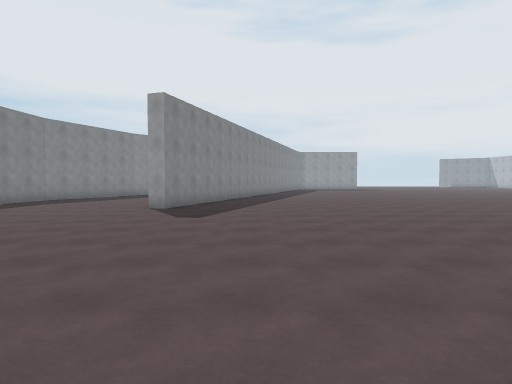
[1] (above)

21 first-person views from a walk through a Unity game level. The camera is 1.5 m above the floor, tilts 2° down and sees 75° across. The floor is counted in squares, 2 m on a side. Each view is taken from the middle of a square. On the plan, view 1 faces up. The plan holds only what a view shows up to about 11 squares ahead; the rest is blank. The place goes on beyond the plan.

[2]
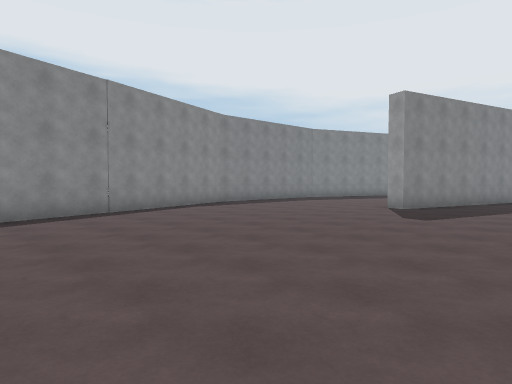

[3]
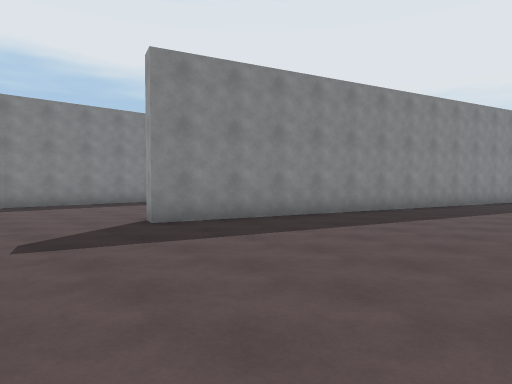

[4]
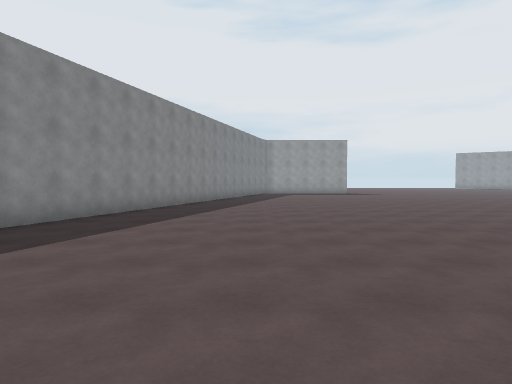

[5]
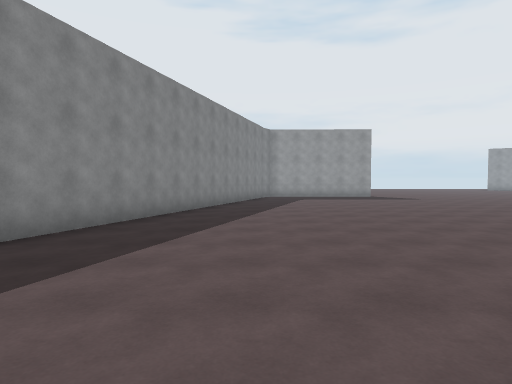

[6]
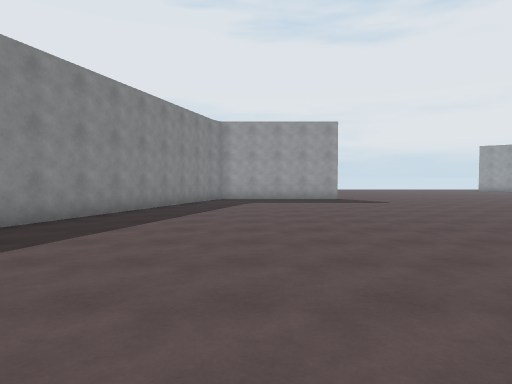

[7]
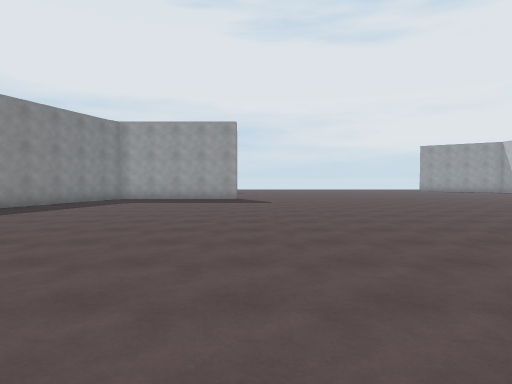

[8]
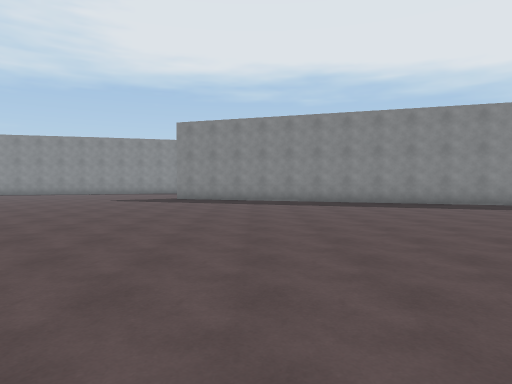

[9]
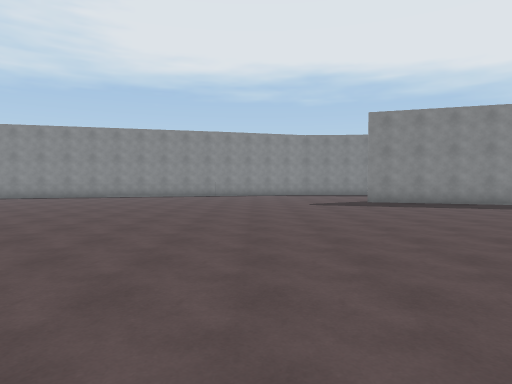

[10]
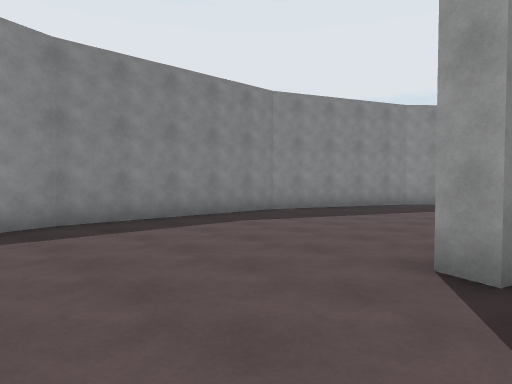

[11]
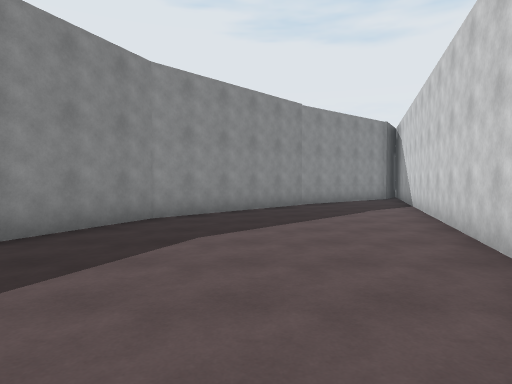

[12]
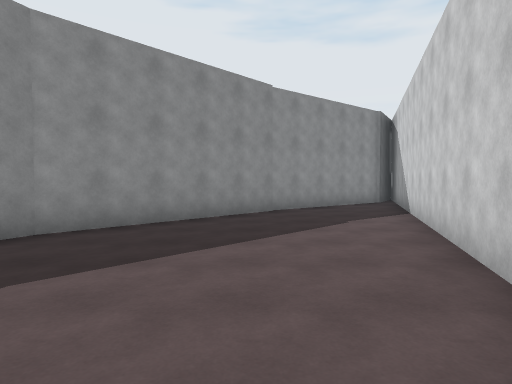

[13]
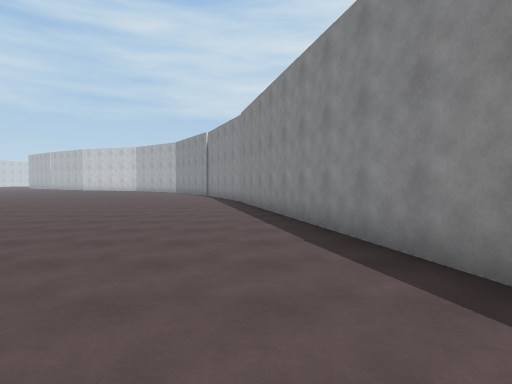

[14]
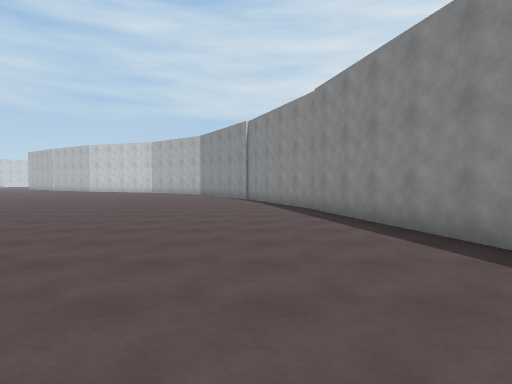

[15]
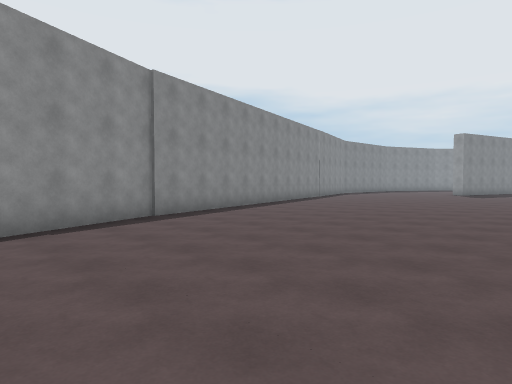

[16]
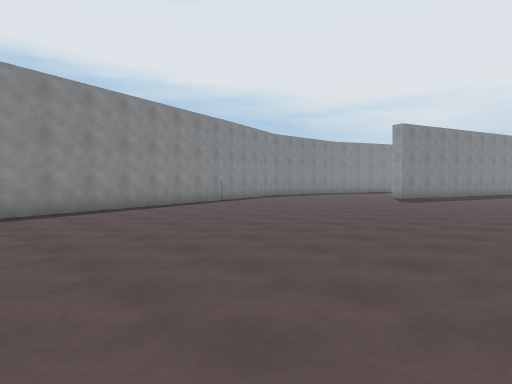

[17]
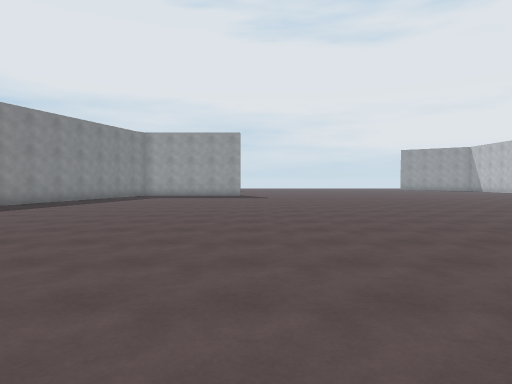

[18]
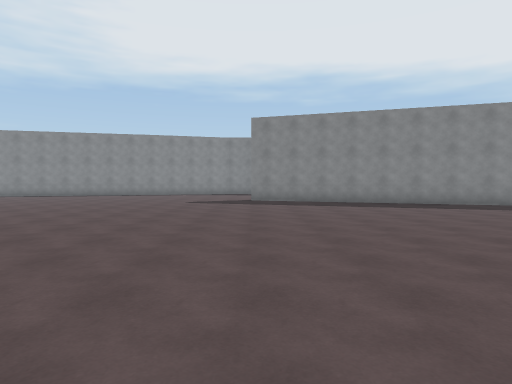

[19]
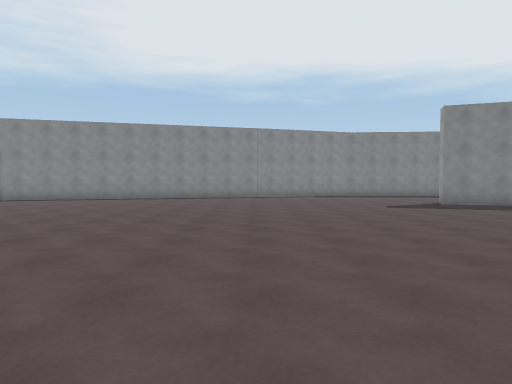

[20]
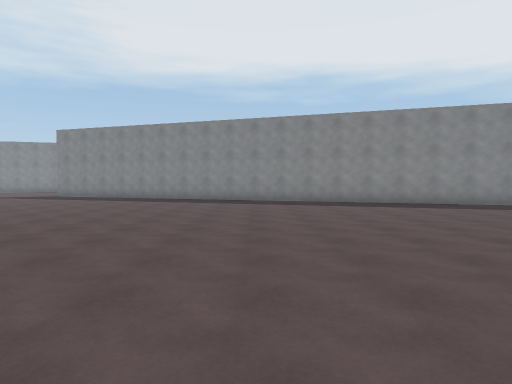

[21]
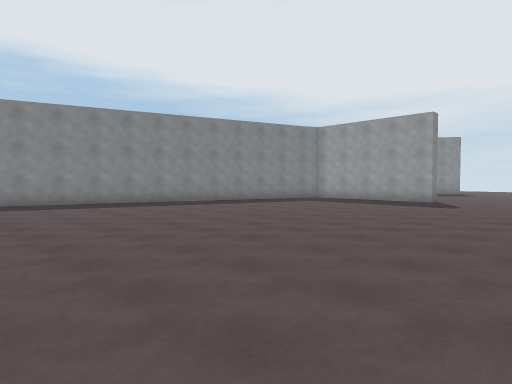

### Floor plan
Points are (right, up) in squares from view 1. A wall is a line through its corners. A room is listed if a view was taken in it or the views show most of it. See-through windows are left out.
Room 1 (views 1, 2, 3, 4, 5, 6, 7, 8, 9, 10, 11, 12, 13, 14, 15, 16, 17, 18, 19, 20, 21)
walls: (-1.5, 13.2) (1.6, 23); (-8.1, 7.6) (-4.5, -6.5); (-2.5, 20.3) (-6, 16.6) (-7.8, 12.5) (-8.2, 7.5); (0.8, 23) (-2.6, 20.3); (3, 25.6) (-2.4, 8.8) (-3, 9); (-4.6, -6.6) (-3.4, -9.3)

Positions as (right, up) in squares from view 1, and headings:
1: (0, 0), facing up
2: (1, 0), facing up-left
3: (3, 6), facing up-left
4: (3, 8), facing up
5: (3, 12), facing up
6: (5, 14), facing up
7: (9, 14), facing up
8: (11, 12), facing left
9: (9, 5), facing left
10: (-2, 6), facing up-left
11: (-4, 10), facing up
12: (-3, 12), facing up
13: (-5, 5), facing down
14: (-3, 2), facing down
15: (2, -10), facing up-left
16: (3, -5), facing up-left
17: (9, 11), facing up
18: (10, 9), facing left
19: (8, 3), facing left
20: (13, 18), facing left
21: (12, 15), facing up-left
